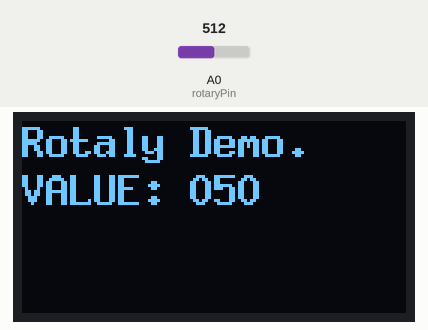
This sketch was run on a simulated Arduino Uno, built with avr-gcc and run on an emulated ATmega328P. Parts: 128×64 one-colour display. The test bench sets the inputs (shaded band); at power-on: A0 (rotaryPin) = 512.

Above: at 1.3 s.
1.4 s: A0 (rotaryPin) set to 716
At 2.3 s:
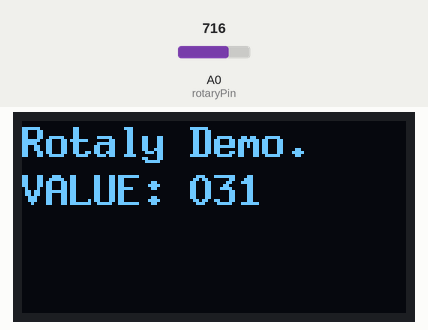
2.9 s: A0 (rotaryPin) set to 900
At 4.1 s:
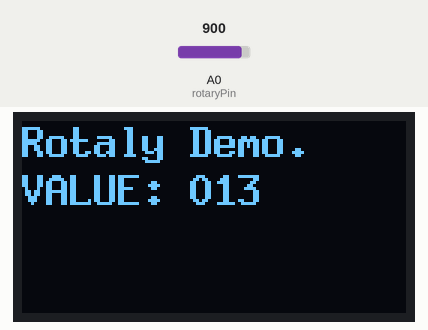
4.4 s: A0 (rotaryPin) set to 1023
At 5.2 s:
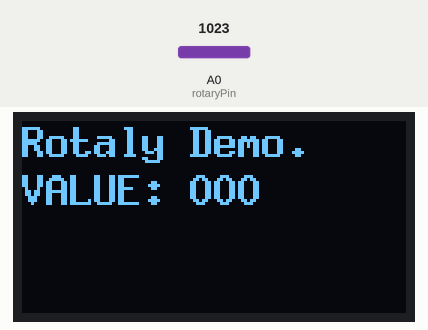
Timing chart, 0 to 7.4 s (numbered marks = the images above; inputs shaded):
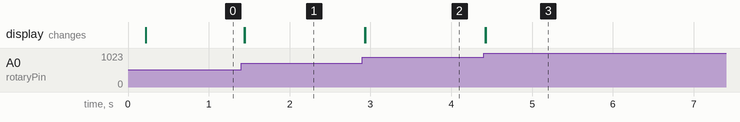

Measured:
- after the input at 1.4 s, the display: first changes at once (image 1 shows a later state)
- after the input at 2.9 s, the display: first changes at once (image 2 shows a later state)
- after the input at 4.4 s, the display: first changes at once (image 3 shows a later state)

The sketch:

rotaly_value_with_oled.ino
```cpp
// (licence header left out)
#include <U8x8lib.h>
U8X8_SSD1306_128X64_NONAME_HW_I2C u8x8(/* clock=*/ SCL, /* data=*/ SDA, /* reset=*/ U8X8_PIN_NONE);
#define U8X8_ENABLE_180_DEGREE_ROTATION 1

#define rotaryPin A0
void setup(void) {
  u8x8.begin();
  u8x8.setFlipMode(U8X8_ENABLE_180_DEGREE_ROTATION);
  u8x8.setFont(u8x8_font_8x13B_1x2_f);
  u8x8.setCursor(0, 0);
  u8x8.print("Rotaly Demo.");
  u8x8.setCursor(0, 2);
  u8x8.print("VALUE:");
  pinMode(rotaryPin, INPUT);
}

void loop(void) {
  int r = analogRead(rotaryPin);
  int v = map(r, 0, 1023, 100, 0);
  char buf[10];
  sprintf(buf, "%03d", v);
  u8x8.setCursor(7, 2);
  u8x8.print(buf);
}
```
